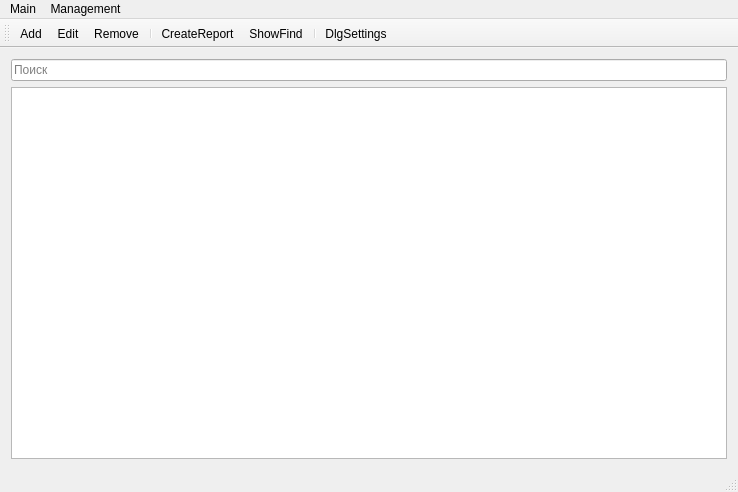
<?xml version="1.0" encoding="UTF-8"?>
<ui version="4.0">
 <class>MainWindow</class>
 <widget class="QMainWindow" name="MainWindow">
  <property name="geometry">
   <rect>
    <x>0</x>
    <y>0</y>
    <width>738</width>
    <height>492</height>
   </rect>
  </property>
  <property name="windowTitle">
   <string>Quant-Service</string>
  </property>
  <property name="unifiedTitleAndToolBarOnMac">
   <bool>false</bool>
  </property>
  <widget class="QWidget" name="centralWidget">
   <layout class="QVBoxLayout" name="verticalLayout">
    <item>
     <widget class="QLineEdit" name="LineEdit_Search">
      <property name="dragEnabled">
       <bool>true</bool>
      </property>
      <property name="placeholderText">
       <string>Поиск</string>
      </property>
      <property name="clearButtonEnabled">
       <bool>true</bool>
      </property>
     </widget>
    </item>
    <item>
     <widget class="QTableView" name="TableView_All"/>
    </item>
   </layout>
  </widget>
  <widget class="QMenuBar" name="MenuBar">
   <property name="geometry">
    <rect>
     <x>0</x>
     <y>0</y>
     <width>738</width>
     <height>27</height>
    </rect>
   </property>
   <widget class="QMenu" name="menuMain">
    <property name="title">
     <string>Main</string>
    </property>
    <addaction name="actionExit"/>
   </widget>
   <widget class="QMenu" name="menu">
    <property name="title">
     <string>Management</string>
    </property>
    <addaction name="actionStaffManagement"/>
    <addaction name="actionStorageManagement"/>
    <addaction name="actionModelsManagement"/>
   </widget>
   <addaction name="menuMain"/>
   <addaction name="menu"/>
  </widget>
  <widget class="QToolBar" name="MainToolBar">
   <property name="windowTitle">
    <string>Main tool bar</string>
   </property>
   <property name="iconSize">
    <size>
     <width>24</width>
     <height>24</height>
    </size>
   </property>
   <attribute name="toolBarArea">
    <enum>TopToolBarArea</enum>
   </attribute>
   <attribute name="toolBarBreak">
    <bool>false</bool>
   </attribute>
   <addaction name="actionAdd"/>
   <addaction name="actionEdit"/>
   <addaction name="actionRemove"/>
   <addaction name="separator"/>
   <addaction name="actionCreateReport"/>
   <addaction name="actionShowFind"/>
   <addaction name="separator"/>
   <addaction name="actionDlgSettings"/>
  </widget>
  <widget class="QStatusBar" name="StatusBar"/>
  <action name="actionAdd">
   <property name="icon">
    <iconset theme="document-new" resource="resource.qrc">
     <normaloff>:/images/list-add.png</normaloff>:/images/list-add.png</iconset>
   </property>
   <property name="text">
    <string>Add</string>
   </property>
   <property name="shortcut">
    <string>Ctrl+A</string>
   </property>
  </action>
  <action name="actionEdit">
   <property name="icon">
    <iconset theme="accessories-text-editor" resource="resource.qrc">
     <normaloff>:/images/edit.png</normaloff>:/images/edit.png</iconset>
   </property>
   <property name="text">
    <string>Edit</string>
   </property>
   <property name="toolTip">
    <string>Edit select record</string>
   </property>
   <property name="shortcut">
    <string>Ctrl+E</string>
   </property>
  </action>
  <action name="actionRemove">
   <property name="icon">
    <iconset theme="edit-delete" resource="resource.qrc">
     <normaloff>:/images/list-remove.png</normaloff>:/images/list-remove.png</iconset>
   </property>
   <property name="text">
    <string>Remove</string>
   </property>
   <property name="toolTip">
    <string>Mark as remove</string>
   </property>
   <property name="shortcut">
    <string>Ctrl+R</string>
   </property>
  </action>
  <action name="actionDlgSettings">
   <property name="icon">
    <iconset theme="emblem-system" resource="resource.qrc">
     <normaloff>:/images/config.png</normaloff>:/images/config.png</iconset>
   </property>
   <property name="text">
    <string>DlgSettings</string>
   </property>
   <property name="toolTip">
    <string>Open settings dialog</string>
   </property>
   <property name="shortcut">
    <string>Ctrl+O</string>
   </property>
  </action>
  <action name="actionExit">
   <property name="icon">
    <iconset theme="exit">
     <normaloff/>
    </iconset>
   </property>
   <property name="text">
    <string>Exit</string>
   </property>
   <property name="shortcut">
    <string>Ctrl+Q</string>
   </property>
  </action>
  <action name="actionCreateReport">
   <property name="icon">
    <iconset theme="document">
     <normaloff/>
    </iconset>
   </property>
   <property name="text">
    <string>CreateReport</string>
   </property>
   <property name="toolTip">
    <string>Create Report</string>
   </property>
  </action>
  <action name="actionShowFind">
   <property name="checkable">
    <bool>true</bool>
   </property>
   <property name="icon">
    <iconset theme="edit-find">
     <normaloff/>
    </iconset>
   </property>
   <property name="text">
    <string>ShowFind</string>
   </property>
   <property name="toolTip">
    <string>Show Find</string>
   </property>
   <property name="shortcut">
    <string>Ctrl+F</string>
   </property>
  </action>
  <action name="actionStaffManagement">
   <property name="text">
    <string>Staff...</string>
   </property>
  </action>
  <action name="actionStorageManagement">
   <property name="text">
    <string>Storage...</string>
   </property>
  </action>
  <action name="actionModelsManagement">
   <property name="enabled">
    <bool>false</bool>
   </property>
   <property name="text">
    <string>Models...</string>
   </property>
  </action>
 </widget>
 <layoutdefault spacing="6" margin="11"/>
 <resources>
  <include location="resource.qrc"/>
 </resources>
 <connections/>
</ui>
